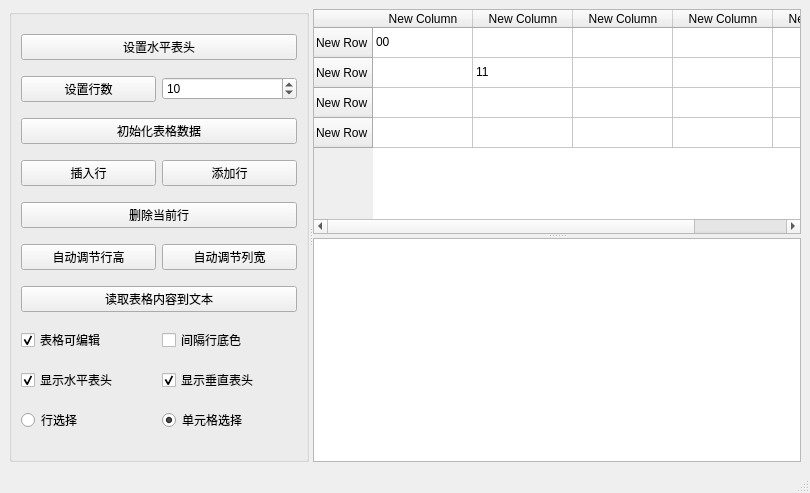
<?xml version="1.0" encoding="UTF-8"?>
<ui version="4.0">
 <class>MainWindow</class>
 <widget class="QMainWindow" name="MainWindow">
  <property name="geometry">
   <rect>
    <x>0</x>
    <y>0</y>
    <width>810</width>
    <height>493</height>
   </rect>
  </property>
  <property name="windowTitle">
   <string>QTableWidget示例</string>
  </property>
  <widget class="QWidget" name="centralwidget">
   <layout class="QHBoxLayout" name="horizontalLayout">
    <item>
     <widget class="QSplitter" name="splitter_2">
      <property name="orientation">
       <enum>Qt::Horizontal</enum>
      </property>
      <widget class="QGroupBox" name="groupBox">
       <property name="maximumSize">
        <size>
         <width>300</width>
         <height>16777215</height>
        </size>
       </property>
       <property name="title">
        <string/>
       </property>
       <layout class="QGridLayout" name="gridLayout">
        <item row="0" column="0" colspan="2">
         <widget class="QPushButton" name="btnSetHeader">
          <property name="minimumSize">
           <size>
            <width>0</width>
            <height>25</height>
           </size>
          </property>
          <property name="text">
           <string>设置水平表头</string>
          </property>
         </widget>
        </item>
        <item row="1" column="0">
         <widget class="QPushButton" name="btnSetRows">
          <property name="minimumSize">
           <size>
            <width>0</width>
            <height>25</height>
           </size>
          </property>
          <property name="text">
           <string>设置行数</string>
          </property>
         </widget>
        </item>
        <item row="1" column="1">
         <widget class="QSpinBox" name="spinRowCount">
          <property name="minimum">
           <number>2</number>
          </property>
          <property name="value">
           <number>10</number>
          </property>
         </widget>
        </item>
        <item row="2" column="0" colspan="2">
         <widget class="QPushButton" name="btnIniData">
          <property name="minimumSize">
           <size>
            <width>0</width>
            <height>25</height>
           </size>
          </property>
          <property name="text">
           <string>初始化表格数据</string>
          </property>
         </widget>
        </item>
        <item row="3" column="0">
         <widget class="QPushButton" name="btnInsertRow">
          <property name="text">
           <string>插入行</string>
          </property>
         </widget>
        </item>
        <item row="3" column="1">
         <widget class="QPushButton" name="btnAppendRow">
          <property name="text">
           <string>添加行</string>
          </property>
         </widget>
        </item>
        <item row="4" column="0" colspan="2">
         <widget class="QPushButton" name="btnDelCurRow">
          <property name="text">
           <string>删除当前行</string>
          </property>
         </widget>
        </item>
        <item row="5" column="0">
         <widget class="QPushButton" name="btnAutoHeght">
          <property name="text">
           <string>自动调节行高</string>
          </property>
         </widget>
        </item>
        <item row="5" column="1">
         <widget class="QPushButton" name="btnAutoWidth">
          <property name="text">
           <string>自动调节列宽</string>
          </property>
         </widget>
        </item>
        <item row="6" column="0" colspan="2">
         <widget class="QPushButton" name="btnReadToEdit">
          <property name="minimumSize">
           <size>
            <width>0</width>
            <height>25</height>
           </size>
          </property>
          <property name="text">
           <string>读取表格内容到文本</string>
          </property>
         </widget>
        </item>
        <item row="7" column="0">
         <widget class="QCheckBox" name="chkBoxTabEditable">
          <property name="text">
           <string>表格可编辑</string>
          </property>
          <property name="checked">
           <bool>true</bool>
          </property>
         </widget>
        </item>
        <item row="7" column="1">
         <widget class="QCheckBox" name="chkBoxRowColor">
          <property name="text">
           <string>间隔行底色</string>
          </property>
          <property name="checked">
           <bool>false</bool>
          </property>
         </widget>
        </item>
        <item row="8" column="0">
         <widget class="QCheckBox" name="chkBoxHeaderH">
          <property name="text">
           <string>显示水平表头</string>
          </property>
          <property name="checked">
           <bool>true</bool>
          </property>
         </widget>
        </item>
        <item row="8" column="1">
         <widget class="QCheckBox" name="chkBoxHeaderV">
          <property name="text">
           <string>显示垂直表头</string>
          </property>
          <property name="checked">
           <bool>true</bool>
          </property>
         </widget>
        </item>
        <item row="9" column="0">
         <widget class="QRadioButton" name="rBtnSelectRow">
          <property name="text">
           <string>行选择</string>
          </property>
          <property name="checked">
           <bool>false</bool>
          </property>
         </widget>
        </item>
        <item row="9" column="1">
         <widget class="QRadioButton" name="rBtnSelectItem">
          <property name="text">
           <string>单元格选择</string>
          </property>
          <property name="checked">
           <bool>true</bool>
          </property>
         </widget>
        </item>
       </layout>
      </widget>
      <widget class="QSplitter" name="splitter">
       <property name="orientation">
        <enum>Qt::Vertical</enum>
       </property>
       <widget class="QTableWidget" name="tableWidget">
        <row>
         <property name="text">
          <string>New Row</string>
         </property>
        </row>
        <row>
         <property name="text">
          <string>New Row</string>
         </property>
        </row>
        <row>
         <property name="text">
          <string>New Row</string>
         </property>
        </row>
        <row>
         <property name="text">
          <string>New Row</string>
         </property>
        </row>
        <column>
         <property name="text">
          <string>New Column</string>
         </property>
        </column>
        <column>
         <property name="text">
          <string>New Column</string>
         </property>
        </column>
        <column>
         <property name="text">
          <string>New Column</string>
         </property>
        </column>
        <column>
         <property name="text">
          <string>New Column</string>
         </property>
        </column>
        <column>
         <property name="text">
          <string>New Column</string>
         </property>
        </column>
        <item row="0" column="0">
         <property name="text">
          <string>00</string>
         </property>
        </item>
        <item row="0" column="1">
         <property name="text">
          <string/>
         </property>
        </item>
        <item row="1" column="1">
         <property name="text">
          <string>11</string>
         </property>
        </item>
       </widget>
       <widget class="QPlainTextEdit" name="plainTextEdit"/>
      </widget>
     </widget>
    </item>
   </layout>
  </widget>
  <widget class="QStatusBar" name="statusbar"/>
 </widget>
 <resources/>
 <connections/>
</ui>
